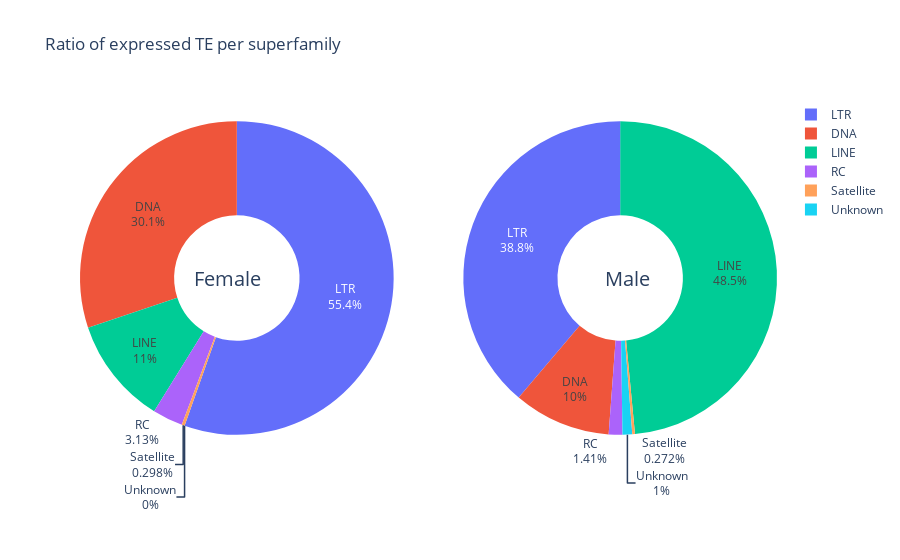

The notebook cell this image was saved under:
### Markdown cell above
## Pie plots : Ratio of each superfamily / family / TE

### Code cell
df = consensus_counting_df.copy()
fig = make_subplots(rows=1, cols=2, specs=[[{'type':'domain'}, {'type':'domain'}]])

fig.add_trace(
    go.Pie(labels=df["SuperFamily"], values=df["Female"], textinfo='label+percent', name = "Female"),
    1, 1)

fig.add_trace(
    go.Pie(labels=df["SuperFamily"], values=df["Male"], textinfo='label+percent', name = "Male"),
    1, 2)
fig.update_traces(hole=.4, hoverinfo="label+value")

fig.update_layout(
    title_text="Ratio of expressed TE per superfamily ",
    # Add annotations in the center of the donut pies.
    annotations=[dict(text='Female', x=0.16, y=0.5, font_size=20, showarrow=False),
                 dict(text='Male', x=0.82, y=0.5, font_size=20, showarrow=False)])
fig.show()

### Figure 1 — Plotly figure (JSON) as saved in the notebook; plotly's stock layout.template omitted (floating-point values rounded to 4 significant figures; data arrays with more than 128 entries replaced by an {"elided": "..."} marker saying what was removed)
{"data": [{"domain": {"x": [0, 0.45], "y": [0, 1]}, "hole": 0.4, "hoverinfo": "label+value", "labels": {"elided": "133 str values"}, "name": "Female", "textinfo": "label+percent", "type": "pie", "values": {"elided": "133 int values"}}, {"domain": {"x": [0.55, 1], "y": [0, 1]}, "hole": 0.4, "hoverinfo": "label+value", "labels": {"elided": "133 str values"}, "name": "Male", "textinfo": "label+percent", "type": "pie", "values": {"elided": "133 int values"}}], "layout": {"annotations": [{"font": {"size": 20}, "showarrow": false, "text": "Female", "x": 0.16, "y": 0.5}, {"font": {"size": 20}, "showarrow": false, "text": "Male", "x": 0.82, "y": 0.5}], "title": {"text": "Ratio of expressed TE per superfamily "}}}
